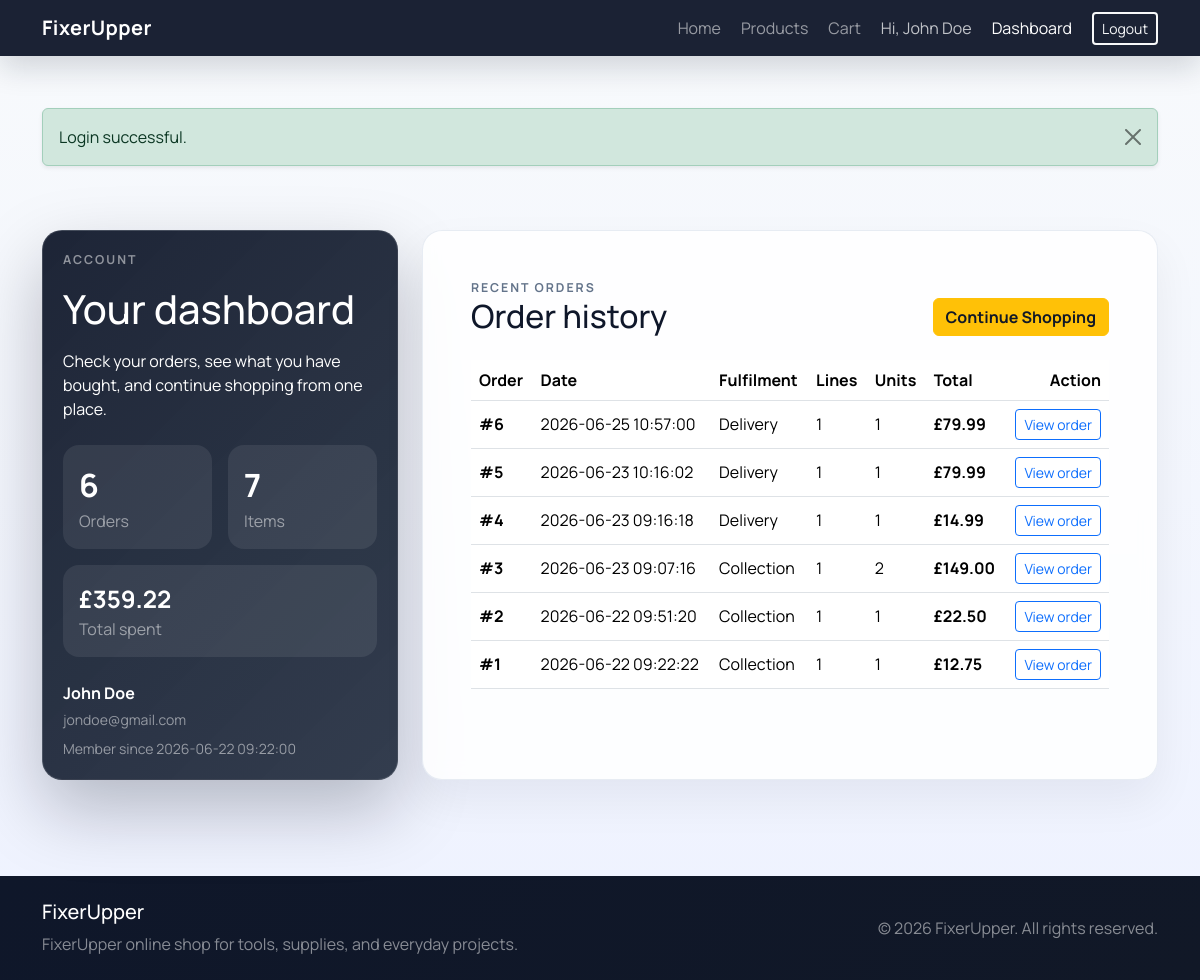
/FixerUpper/FixerUpper/account.php (signed in), run on the app's committed database.
### tables this page shows
CREATE TABLE `users` (
  `id` int(11) NOT NULL,
  `fullname` varchar(150) NOT NULL,
  `email` varchar(190) NOT NULL,
  `password` varchar(255) NOT NULL,
  `created_at` timestamp NOT NULL DEFAULT current_timestamp()
);

CREATE TABLE `orders` (
  `id` int(11) NOT NULL,
  `user_id` int(11) NOT NULL,
  `fulfilment_method` varchar(20) NOT NULL DEFAULT 'collection',
  `customer_name` varchar(150) NOT NULL DEFAULT '',
  `address_line1` varchar(255) NOT NULL DEFAULT '',
  `address_line2` varchar(255) NOT NULL DEFAULT '',
  `city` varchar(100) NOT NULL DEFAULT '',
  `postcode` varchar(20) NOT NULL DEFAULT '',
  `order_date` timestamp NOT NULL DEFAULT current_timestamp()
);

### FixerUpper/FixerUpper/config.php (called while the page is built, shortened)
<?php
function db(): PDO
{
    static $pdo = null;
    if ($pdo instanceof PDO) {
        return $pdo;
    }
    $dsn = 'mysql:host=' . DB_HOST . ';port=' . DB_PORT . ';dbname=' . DB_NAME . ';charset=utf8mb4';
    $options = [
        PDO::ATTR_ERRMODE => PDO::ERRMODE_EXCEPTION,
        PDO::ATTR_DEFAULT_FETCH_MODE => PDO::FETCH_ASSOC,
        PDO::ATTR_EMULATE_PREPARES => false,
    ];
    try {
        $pdo = new PDO($dsn, DB_USER, DB_PASS, $options);
        ensure_order_fulfilment_column($pdo);
    } catch (PDOException $e) {
        exit('Database connection failed: ' . $e->getMessage());
    }
    return $pdo;
}
function ensure_order_fulfilment_column(PDO $pdo): void
{
    $columns = [
        'fulfilment_method' => "ADD COLUMN fulfilment_method VARCHAR(20) NOT NULL DEFAULT 'collection' AFTER user_id",
        'customer_name' => "ADD COLUMN customer_name VARCHAR(150) NOT NULL DEFAULT '' AFTER fulfilment_method",
        'address_line1' => "ADD COLUMN address_line1 VARCHAR(255) NOT NULL DEFAULT '' AFTER customer_name",
        'address_line2' => "ADD COLUMN address_line2 VARCHAR(255) NOT NULL DEFAULT '' AFTER address_line1",
        'city' => "ADD COLUMN city VARCHAR(100) NOT NULL DEFAULT '' AFTER address_line2",
        'postcode' => "ADD COLUMN postcode VARCHAR(20) NOT NULL DEFAULT '' AFTER city",
    ];
    $columnExists = $pdo->prepare(
        'SELECT COUNT(*) AS column_count
         FROM information_schema.COLUMNS
         WHERE TABLE_SCHEMA = :schema
           AND TABLE_NAME = :table
           AND COLUMN_NAME = :column'
    );
    foreach ($columns as $column => $alterClause) {
        $columnExists->execute([
            'schema' => DB_NAME,
            'table' => 'orders',
            'column' => $column,
        ]);
    }
}
function h(?string $value): string
{
    return htmlspecialchars((string) $value, ENT_QUOTES, 'UTF-8');
}
function get_flash(): ?array
{
    $flash = $_SESSION['flash'];
    return $flash;
}
function format_price(float $amount): string
{
    return '&pound;' . number_format($amount, 2);
}
function is_logged_in(): bool
{
    return !empty($_SESSION['logged_in']) && !empty($_SESSION['user_id']);
}

### FixerUpper/FixerUpper/account.php (the view, shortened to what this page needs)
<?php
require_once __DIR__ . '/config.php';
$userId = (int) $_SESSION['user_id'];
$userStmt = db()->prepare('SELECT fullname, email, created_at FROM users WHERE id = :id LIMIT 1');
$userStmt->execute(['id' => $userId]);
$user = $userStmt->fetch() ?: [
    'fullname' => (string) ($_SESSION['user_name'] ?? 'Customer'),
    'email' => (string) ($_SESSION['user_email'] ?? ''),
    'created_at' => null,
];
$ordersStmt = db()->prepare(
    'SELECT
        o.id,
        o.fulfilment_method,
        o.order_date,
        COUNT(oi.id) AS line_count,
        SUM(oi.quantity) AS units,
        SUM(oi.quantity * p.price) AS total
     FROM `orders` o
     INNER JOIN order_items oi ON oi.order_id = o.id
     INNER JOIN products p ON p.id = oi.product_id
     WHERE o.user_id = :user_id
     GROUP BY o.id, o.order_date
     ORDER BY o.order_date DESC, o.id DESC'
);
$ordersStmt->execute(['user_id' => $userId]);
$orders = $ordersStmt->fetchAll();
$orderCount = count($orders);
$unitCount = 0;
$lifetimeTotal = 0.0;
foreach ($orders as &$order) {
    $order['id'] = (int) $order['id'];
    $order['fulfilment_method'] = (string) $order['fulfilment_method'];
    $order['line_count'] = (int) $order['line_count'];
    $order['units'] = (int) $order['units'];
    $order['total'] = (float) $order['total'];
    $unitCount += $order['units'];
    $lifetimeTotal += $order['total'];
}
$recentOrders = $orders;
require_once __DIR__ . '/includes/header.php';
?>
<section class="container py-5">
    <div class="row g-4 align-items-stretch">
        <div class="col-lg-4">
            <div class="hero-panel h-100">
                <div class="section-kicker mb-3 text-white-50">Account</div>
                <h1 class="mb-3">Your dashboard</h1>
                <p class="mb-4">Check your orders, see what you have bought, and continue shopping from one place.</p>
                <div class="row g-3">
                    <div class="col-6">
                        <div class="mini-stat">
                            <div class="fs-2 fw-bold"><?php echo (int) $orderCount; ?></div>
                            <div class="text-white-50">Orders</div>
                        </div>
                    </div>
                    <div class="col-6">
                        <div class="mini-stat">
                            <div class="fs-2 fw-bold"><?php echo (int) $unitCount; ?></div>
                            <div class="text-white-50">Items</div>
                        </div>
                    </div>
                    <div class="col-12">
                        <div class="mini-stat">
                            <div class="fs-4 fw-bold"><?php echo format_price($lifetimeTotal); ?></div>
                            <div class="text-white-50">Total spent</div>
                        </div>
                    </div>
                </div>
                <div class="mt-4">
                    <div class="fw-bold mb-1"><?php echo h((string) $user['fullname']); ?></div>
                    <div class="text-white-50 small"><?php echo h((string) $user['email']); ?></div>
                    <?php if (!empty($user['created_at'])): ?>
                        <div class="text-white-50 small mt-2">Member since <?php echo h((string) $user['created_at']); ?></div>
                    <?php endif; ?>
                </div>
            </div>
        </div>
        <div class="col-lg-8">
            <div class="content-card p-4 p-md-5 h-100">
                <div class="d-flex flex-wrap justify-content-between align-items-end gap-3 mb-4">
                    <div>
                        <div class="section-kicker">Recent Orders</div>
                        <h2 class="mb-0">Order history</h2>
                    </div>
                    <a href="products.php" class="btn btn-warning fw-bold">Continue Shopping</a>
                </div>
                <?php if (empty($recentOrders)): ?>
                    <div class="text-center py-5">
                        <h3 class="mb-3">No orders yet</h3>
                        <p class="text-muted mb-4">When you place your first order, it will appear here.</p>
                        <a href="products.php" class="btn btn-warning btn-lg fw-bold">Browse Products</a>
                    </div>
                <?php else: ?>
                    <div class="table-responsive">
                        <table class="table align-middle">
                            <thead>
                                <tr>
                                    <th scope="col">Order</th>
                                    <th scope="col">Date</th>
                                    <th scope="col">Fulfilment</th>
                                    <th scope="col">Lines</th>
                                    <th scope="col">Units</th>
                                    <th scope="col">Total</th>
                                    <th scope="col" class="text-end">Action</th>
                                </tr>
                            </thead>
                            <tbody>
                                <?php foreach ($recentOrders as $order): ?>
                                    <tr>
                                        <td class="fw-bold">#<?php echo (int) $order['id']; ?></td>
                                        <td><?php echo h((string) $order['order_date']); ?></td>
                                        <td><?php echo h(ucfirst($order['fulfilment_method'])); ?></td>
                                        <td><?php echo (int) $order['line_count']; ?></td>
                                        <td><?php echo (int) $order['units']; ?></td>
                                        <td class="fw-bold"><?php echo format_price((float) $order['total']); ?></td>
                                        <td class="text-end">
                                            <a href="confirm_order.php?order_id=<?php echo (int) $order['id']; ?>" class="btn btn-sm btn-outline-primary">View order</a>
                                        </td>
                                    </tr>
                                <?php endforeach; ?>
                            </tbody>
                        </table>
                    </div>
                <?php endif; ?>
            </div>
        </div>
    </div>
</section>
<?php require_once __DIR__ . '/includes/footer.php'; ?>

### FixerUpper/FixerUpper/includes/header.php (shortened to what this page needs)
<?php
require_once __DIR__ . '/../config.php';
$currentPage = basename($_SERVER['PHP_SELF'] ?? 'index.php');
$flash = get_flash();
?>
<!doctype html>
<html lang="en">
<head>
    <link href="https://cdn.jsdelivr.net/npm/bootstrap@5.3.3/dist/css/bootstrap.min.css" rel="stylesheet">
    <link rel="stylesheet" href="assets/css/style.css">
</head>
<body>
<nav class="navbar navbar-expand-lg navbar-dark fixed-top site-nav">
    <div class="container">
        <a class="navbar-brand fw-bold" href="index.php">FixerUpper</a>
        <div class="collapse navbar-collapse" id="mainNav">
            <ul class="navbar-nav ms-auto mb-2 mb-lg-0 align-items-lg-center gap-lg-1">
                <li class="nav-item"><a class="nav-link <?php echo $currentPage === 'index.php' ? 'active' : ''; ?>" href="index.php">Home</a></li>
                <li class="nav-item"><a class="nav-link <?php echo $currentPage === 'products.php' ? 'active' : ''; ?>" href="products.php">Products</a></li>
                <li class="nav-item">
                    <a class="nav-link <?php echo $currentPage === 'cart.php' ? 'active' : ''; ?>" href="cart.php">
                        Cart
                    </a>
                </li>
                <?php if (is_logged_in()): ?>
                    <li class="nav-item"><span class="nav-link text-light opacity-75">Hi, <?php echo h($_SESSION['user_name'] ?? ''); ?></span></li>
                    <li class="nav-item"><a class="nav-link <?php echo $currentPage === 'account.php' ? 'active' : ''; ?>" href="account.php">Dashboard</a></li>
                    <li class="nav-item"><a class="btn btn-outline-light btn-sm ms-lg-2" href="logout.php">Logout</a></li>
                <?php else: ?>
                    <li class="nav-item"><a class="nav-link <?php echo $currentPage === 'login.php' ? 'active' : ''; ?>" href="login.php">Login</a></li>
                <?php endif; ?>
            </ul>
        </div>
    </div>
</nav>
<main class="site-main">
    <?php if ($flash): ?>
        <div class="container pt-4">
            <div class="alert alert-<?php echo h($flash['type']); ?> alert-dismissible fade show shadow-sm" role="alert">
                <?php echo h($flash['message']); ?>
                <button type="button" class="btn-close" data-bs-dismiss="alert" aria-label="Close"></button>
            </div>
        </div>
    <?php endif; ?>

### FixerUpper/FixerUpper/includes/footer.php (shortened to what this page needs)
    </main>
    <footer class="site-footer mt-5">
        <div class="container py-4">
            <div class="row g-4 align-items-center">
                <div class="col-md-6">
                    <h5 class="mb-2">FixerUpper</h5>
                    <p class="mb-0 text-white-50">FixerUpper online shop for tools, supplies, and everyday projects.</p>
                </div>
                <div class="col-md-6 text-md-end">
                    <p class="mb-0 text-white-50">&copy; <?php echo date('Y'); ?> FixerUpper. All rights reserved.</p>
                </div>
            </div>
        </div>
    </footer>
</body>
</html>

### FixerUpper/FixerUpper/assets/css/style.css (style rules this page uses)
:root { --fu-navy: #0f172a; --fu-slate: #1e293b; --fu-accent: #f59e0b; --fu-accent-2: #22c55e; --fu-surface: #f8fafc; --fu-border: #e2e8f0; }
* { box-sizing: border-box; }
body { font-family: 'Manrope', system-ui, -apple-system, BlinkMacSystemFont, 'Segoe UI', sans-serif; background: linear-gradient(180deg, #f8fafc 0%, #eef2ff 100%); color: #0f172a; }
.site-main { padding-top: 84px; min-height: 75vh; }
.site-nav { background: rgba(15, 23, 42, 0.95); backdrop-filter: blur(14px); box-shadow: 0 12px 30px rgba(15, 23, 42, 0.16); }
.navbar-brand { letter-spacing: 0.4px; }
.hero-panel { background: linear-gradient(135deg, rgba(15, 23, 42, 0.94), rgba(30, 41, 59, 0.9)); color: #fff; border: 1px solid rgba(255, 255, 255, 0.12); border-radius: 1.25rem; padding: 1.25rem; box-shadow: 0 30px 70px rgba(2, 6, 23, 0.25); }
.stat-card, .content-card, .product-card, .cart-card { background: rgba(255, 255, 255, 0.85); border: 1px solid rgba(226, 232, 240, 0.8); border-radius: 1.25rem; box-shadow: 0 20px 45px rgba(15, 23, 42, 0.06); }
.content-card, .cart-card { backdrop-filter: blur(8px); }
.section-kicker { text-transform: uppercase; letter-spacing: 0.16em; font-size: 0.77rem; color: #64748b; font-weight: 700; }
.btn-warning { color: #111827; font-weight: 800; }
.btn-outline-light { border-width: 2px; }
.site-footer { background: linear-gradient(135deg, #0f172a, #111827); color: #fff; margin-top: 3rem; }
.mini-stat { padding: 1rem; background: rgba(255, 255, 255, 0.08); border-radius: 1rem; }

### data on the page
users: fullname "John Doe", email "jondoe@gmail.com", created_at "2026-06-22 09:22:00"
orders: id "6", order_date "2026-06-25 10:57:00", fulfilment_method "Delivery", line_count "1", units "1", total "£79.99"
orders: id "5", order_date "2026-06-23 10:16:02", fulfilment_method "Delivery", line_count "1", units "1", total "£79.99"
orders: id "4", order_date "2026-06-23 09:16:18", fulfilment_method "Delivery", line_count "1", units "1", total "£14.99"
orders: id "3", order_date "2026-06-23 09:07:16", fulfilment_method "Collection", line_count "1", units "2", total "£149.00"
orders: id "2", order_date "2026-06-22 09:51:20", fulfilment_method "Collection", line_count "1", units "1", total "£22.50"
orders: id "1", order_date "2026-06-22 09:22:22", fulfilment_method "Collection", line_count "1", units "1", total "£12.75"

### other printed values
$_SESSION['user_name'] "John Doe"
$flash['message'] "Login successful."
$orderCount "6"
$unitCount "7"
format_price($lifetimeTotal) "£359.22"
